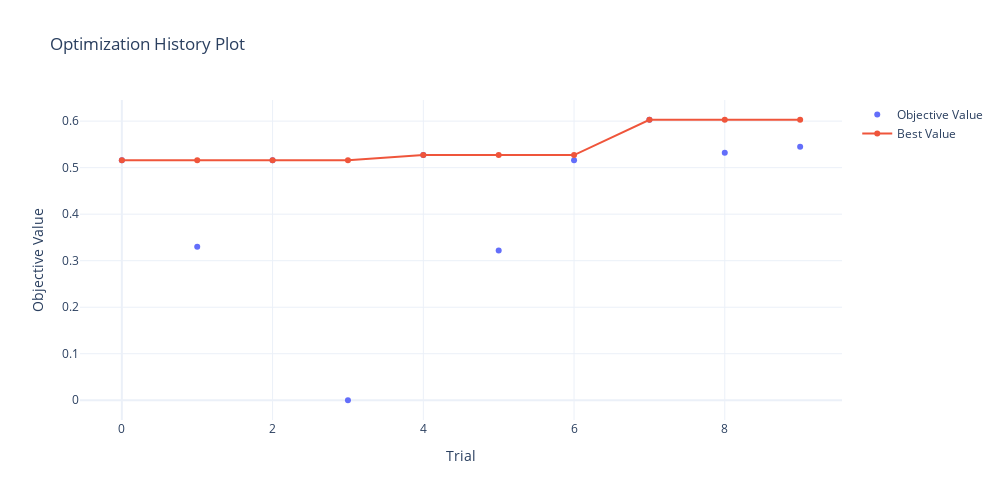
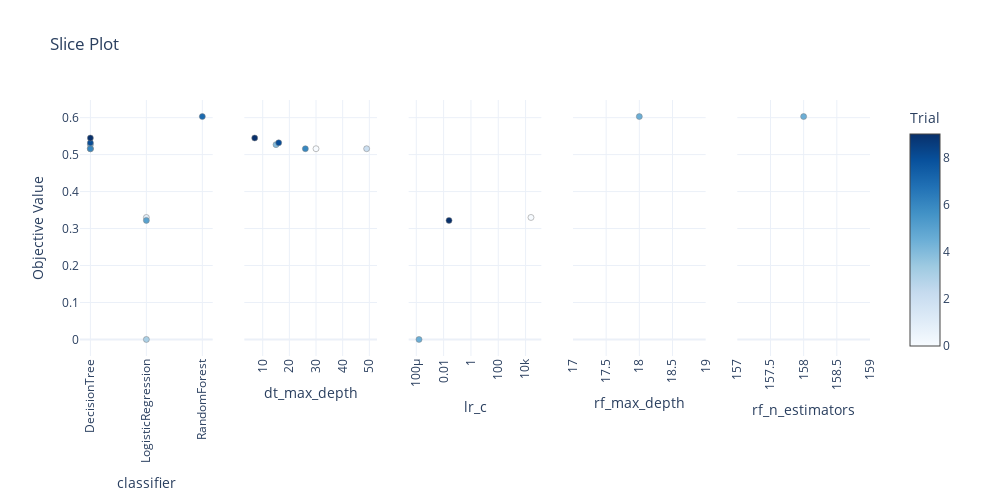
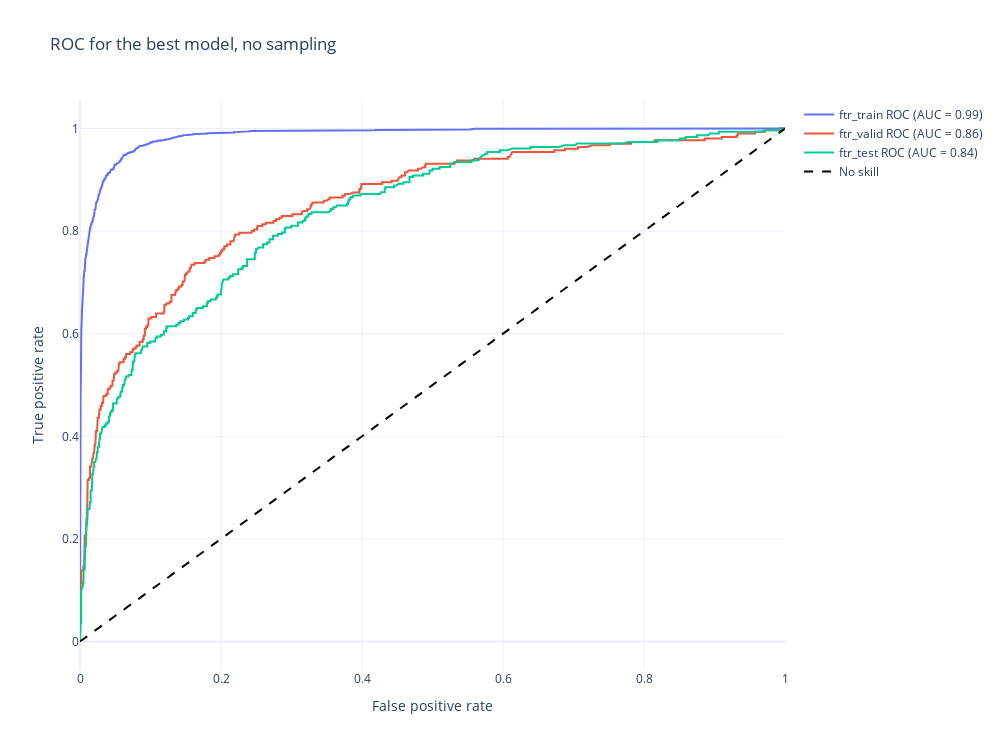

The notebook cell saved with these charts, in order:
### Markdown cell above
Визуализируем результаты.

### Code cell
print_best_params_and_metrics(study_no_sampling.best_params, metrics)

fig = optuna.visualization.plot_optimization_history(study_no_sampling)
fig.update_layout(template='plotly_white', width=FIG_WIDTH, height=FIG_HEIGHT)
fig.show()

fig = optuna.visualization.plot_slice(study_no_sampling)
fig.update_layout(template='plotly_white', width=FIG_WIDTH, height=FIG_HEIGHT)
fig.update_xaxes(tickangle=-90)
fig.show()

fig = plot_roc_auc(
    data_splits['no_sampling'], 
    best_model, title='ROC for the best model, no sampling'
)
fig.show()

### Figure 1 — Plotly figure (JSON) as saved in the notebook; plotly's stock layout.template omitted (floating-point values rounded to 4 significant figures)
{"data": [{"mode": "markers", "name": "Objective Value", "type": "scatter", "x": [0, 1, 2, 3, 4, 5, 6, 7, 8, 9], "y": [0.516, 0.33, 0.516, 0, 0.527, 0.322, 0.516, 0.603, 0.532, 0.545]}, {"name": "Best Value", "type": "scatter", "x": [0, 1, 2, 3, 4, 5, 6, 7, 8, 9], "y": [0.516, 0.516, 0.516, 0.516, 0.527, 0.527, 0.527, 0.603, 0.603, 0.603]}], "layout": {"height": 500, "title": {"text": "Optimization History Plot"}, "width": 1000, "xaxis": {"title": {"text": "Trial"}}, "yaxis": {"title": {"text": "Objective Value"}}}}

### Figure 2 — Plotly figure (JSON) as saved in the notebook; plotly's stock layout.template omitted (floating-point values rounded to 4 significant figures)
{"data": [{"marker": {"color": [0, 1, 2, 3, 4, 5, 6, 7, 8, 9], "colorbar": {"title": {"text": "Trial"}, "x": 1, "xpad": 40}, "colorscale": [[0, "rgb(247,251,255)"], [0.125, "rgb(222,235,247)"], [0.25, "rgb(198,219,239)"], [0.375, "rgb(158,202,225)"], [0.5, "rgb(107,174,214)"], [0.625, "rgb(66,146,198)"], [0.75, "rgb(33,113,181)"], [0.875, "rgb(8,81,156)"], [1, "rgb(8,48,107)"]], "line": {"color": "Grey", "width": 0.5}, "showscale": true}, "mode": "markers", "showlegend": false, "type": "scatter", "x": ["DecisionTree", "LogisticRegression", "DecisionTree", "LogisticRegression", "DecisionTree", "LogisticRegression", "DecisionTree", "RandomForest", "DecisionTree", "DecisionTree"], "xaxis": "x", "y": [0.516, 0.33, 0.516, 0, 0.527, 0.322, 0.516, 0.603, 0.532, 0.545], "yaxis": "y"}, {"marker": {"color": [0, 2, 4, 6, 8, 9], "colorbar": {"title": {"text": "Trial"}, "x": 1, "xpad": 40}, "colorscale": [[0, "rgb(247,251,255)"], [0.125, "rgb(222,235,247)"], [0.25, "rgb(198,219,239)"], [0.375, "rgb(158,202,225)"], [0.5, "rgb(107,174,214)"], [0.625, "rgb(66,146,198)"], [0.75, "rgb(33,113,181)"], [0.875, "rgb(8,81,156)"], [1, "rgb(8,48,107)"]], "line": {"color": "Grey", "width": 0.5}, "showscale": false}, "mode": "markers", "showlegend": false, "type": "scatter", "x": [30, 49, 15, 26, 16, 7], "xaxis": "x2", "y": [0.516, 0.516, 0.527, 0.516, 0.532, 0.545], "yaxis": "y2"}, {"marker": {"color": [1, 3, 5], "colorbar": {"title": {"text": "Trial"}, "x": 1, "xpad": 40}, "colorscale": [[0, "rgb(247,251,255)"], [0.125, "rgb(222,235,247)"], [0.25, "rgb(198,219,239)"], [0.375, "rgb(158,202,225)"], [0.5, "rgb(107,174,214)"], [0.625, "rgb(66,146,198)"], [0.75, "rgb(33,113,181)"], [0.875, "rgb(8,81,156)"], [1, "rgb(8,48,107)"]], "line": {"color": "Grey", "width": 0.5}, "showscale": false}, "mode": "markers", "showlegend": false, "type": "scatter", "x": [24780.0, 0.0001588, 0.02491], "xaxis": "x3", "y": [0.33, 0, 0.322], "yaxis": "y3"}, {"marker": {"color": [7], "colorbar": {"title": {"text": "Trial"}, "x": 1, "xpad": 40}, "colorscale": [[0, "rgb(247,251,255)"], [0.125, "rgb(222,235,247)"], [0.25, "rgb(198,219,239)"], [0.375, "rgb(158,202,225)"], [0.5, "rgb(107,174,214)"], [0.625, "rgb(66,146,198)"], [0.75, "rgb(33,113,181)"], [0.875, "rgb(8,81,156)"], [1, "rgb(8,48,107)"]], "line": {"color": "Grey", "width": 0.5}, "showscale": false}, "mode": "markers", "showlegend": false, "type": "scatter", "x": [18], "xaxis": "x4", "y": [0.603], "yaxis": "y4"}, {"marker": {"color": [7], "colorbar": {"title": {"text": "Trial"}, "x": 1, "xpad": 40}, "colorscale": [[0, "rgb(247,251,255)"], [0.125, "rgb(222,235,247)"], [0.25, "rgb(198,219,239)"], [0.375, "rgb(158,202,225)"], [0.5, "rgb(107,174,214)"], [0.625, "rgb(66,146,198)"], [0.75, "rgb(33,113,181)"], [0.875, "rgb(8,81,156)"], [1, "rgb(8,48,107)"]], "line": {"color": "Grey", "width": 0.5}, "showscale": false}, "mode": "markers", "showlegend": false, "type": "scatter", "x": [158], "xaxis": "x5", "y": [0.603], "yaxis": "y5"}], "layout": {"height": 500, "title": {"text": "Slice Plot"}, "width": 1000, "xaxis": {"anchor": "y", "domain": [0, 0.168], "tickangle": -90, "title": {"text": "classifier"}}, "xaxis2": {"anchor": "y2", "domain": [0.208, 0.376], "tickangle": -90, "title": {"text": "dt_max_depth"}}, "xaxis3": {"anchor": "y3", "domain": [0.416, 0.584], "tickangle": -90, "title": {"text": "lr_c"}, "type": "log"}, "xaxis4": {"anchor": "y4", "domain": [0.624, 0.792], "tickangle": -90, "title": {"text": "rf_max_depth"}}, "xaxis5": {"anchor": "y5", "domain": [0.832, 1], "tickangle": -90, "title": {"text": "rf_n_estimators"}}, "yaxis": {"anchor": "x", "domain": [0, 1], "title": {"text": "Objective Value"}}, "yaxis2": {"anchor": "x2", "domain": [0, 1], "matches": "y", "showticklabels": false}, "yaxis3": {"anchor": "x3", "domain": [0, 1], "matches": "y", "showticklabels": false}, "yaxis4": {"anchor": "x4", "domain": [0, 1], "matches": "y", "showticklabels": false}, "yaxis5": {"anchor": "x5", "domain": [0, 1], "matches": "y", "showticklabels": false}}}

### Figure 3 — Plotly figure (JSON) as saved in the notebook; plotly's stock layout.template omitted (floating-point values rounded to 4 significant figures; data arrays with more than 128 entries replaced by an {"elided": "..."} marker saying what was removed)
{"data": [{"mode": "lines", "name": "ftr_train ROC (AUC = 0.99)", "type": "scatter", "x": {"elided": "1039 float values"}, "y": {"elided": "1039 float values"}}, {"mode": "lines", "name": "ftr_valid ROC (AUC = 0.86)", "type": "scatter", "x": {"elided": "411 float values"}, "y": {"elided": "411 float values"}}, {"mode": "lines", "name": "ftr_test ROC (AUC = 0.84)", "type": "scatter", "x": {"elided": "419 float values"}, "y": {"elided": "419 float values"}}, {"line": {"color": "black", "dash": "dash"}, "mode": "lines", "name": "No skill", "type": "scatter", "x": [0, 1], "y": [0, 1]}], "layout": {"height": 750, "title": {"text": "ROC for the best model, no sampling"}, "width": 1000, "xaxis": {"title": {"text": "False positive rate"}}, "yaxis": {"title": {"text": "True positive rate"}}}}
